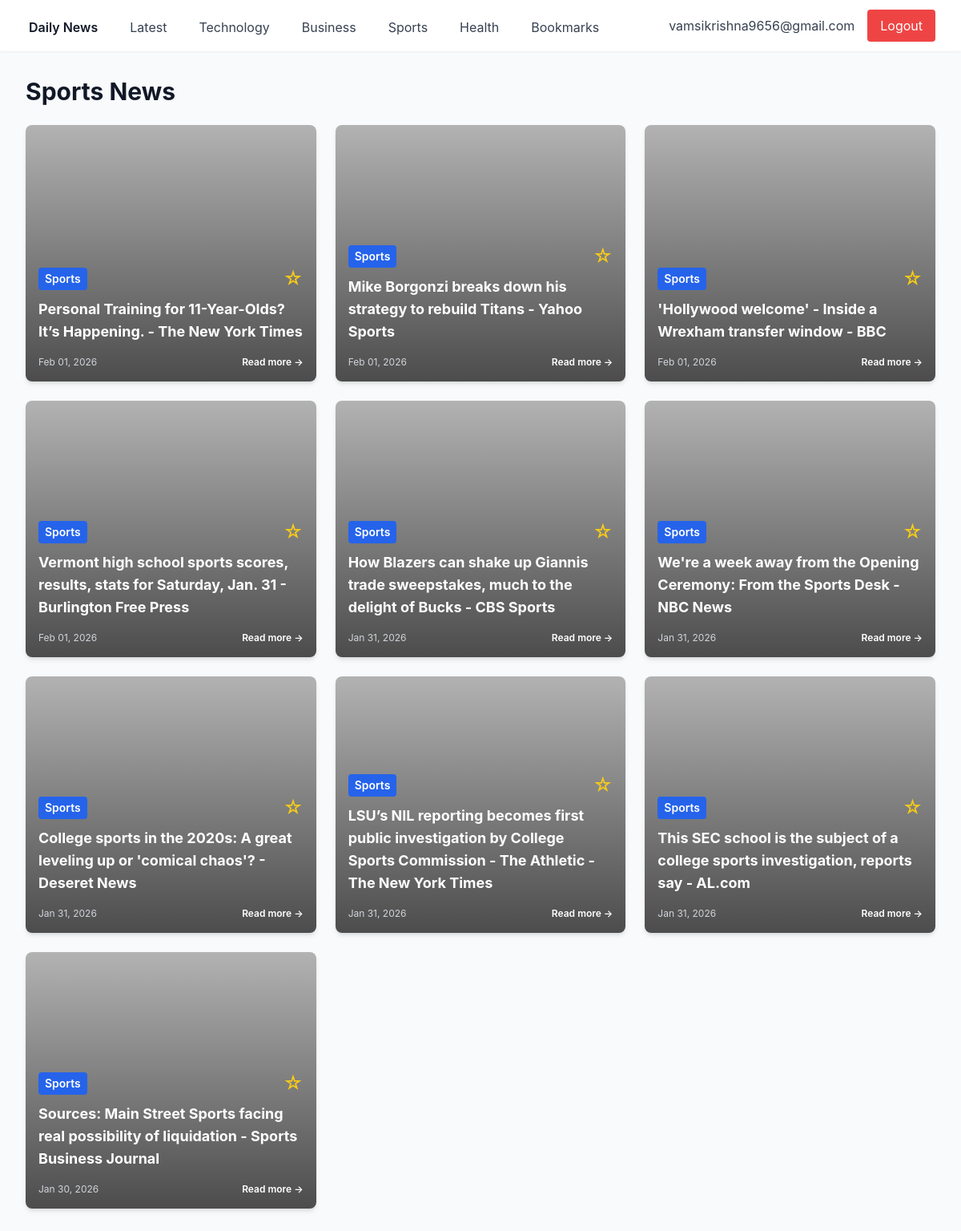
Page /category/Sports (signed in) on the committed database.
### app/models.py (models this page shows)
class User(Base):
    __tablename__ = "users"
    id = Column(Integer, primary_key=True, index=True)
    email = Column(String, unique=True, index=True)
    password_hash = Column(String)
    created_at = Column(DateTime, default=datetime.utcnow)
    bookmarks = relationship("Bookmark", back_populates="user")

class Article(Base):
    __tablename__ = "articles"
    id = Column(Integer, primary_key=True, index=True)
    title = Column(String)
    summary = Column(Text)
    url = Column(String)
    image_url = Column(String, nullable=True)
    category = Column(String, index=True)
    published_at = Column(DateTime)
    bookmarks = relationship("Bookmark", back_populates="article")

### app/news/routes.py (the view)
@router.get("/category/{category_name}", response_class=HTMLResponse)
async def category(request: Request, category_name: str, db: Session = Depends(get_db), current_user = Depends(get_current_user)):
    if not current_user:
        return RedirectResponse(url="/login")
    articles = db.query(Article).filter(Article.category == category_name).order_by(Article.published_at.desc()).limit(40).all()
    bookmarked_ids = set()
    if current_user:
        bookmarks = db.query(Bookmark).filter(Bookmark.user_id == current_user.id).all()
        bookmarked_ids = {b.article_id for b in bookmarks}
    return templates.TemplateResponse("index.html", {
        "request": request,
        "articles": articles,
        "current_user": current_user,
        "bookmarked_ids": bookmarked_ids,
        "category": category_name
    })

### templates/index.html (shortened to what this page needs)
{% extends "base.html" %}
{% block content %}
<h1 class="text-3xl font-bold text-gray-900 mb-6">{{ category }} News</h1>
{% if articles %}
<div class="grid grid-cols-1 md:grid-cols-2 lg:grid-cols-3 gap-6">
    {% for article in articles %}
    <div class="bg-white rounded-lg shadow-md overflow-hidden hover:shadow-lg transition">
        <div class="article-card-image" style="background-image: url('{{ article.image_url }}');">
            <div class="article-overlay">
                <div class="p-4">
                    <div class="flex items-center justify-between mb-2">
                        <span class="text-sm text-white font-semibold bg-blue-600 px-2 py-1 rounded">{{ article.category
                            }}</span>
                        <form method="POST" action="/bookmark/{{ article.id }}">
                            <button type="submit" class="text-yellow-400 hover:text-yellow-300 text-2xl">
                                {% if article.id in bookmarked_ids %}
                                ★
                                {% else %}
                                ☆
                                {% endif %}
                            </button>
                        </form>
                    </div>
                    <h2 class="text-lg font-bold text-white mb-4">
                        <a href="{{ article.url }}" target="_blank" class="hover:text-gray-200">
                            {{ article.title }}
                        </a>
                    </h2>
                    <div class="flex items-center justify-between text-xs text-gray-300">
                        <span>{{ article.published_at.strftime('%b %d, %Y') }}</span>
                        <a href="{{ article.url }}" target="_blank"
                            class="text-white hover:text-gray-200 font-semibold">
                            Read more →
                        </a>
                    </div>
                </div>
            </div>
        </div>
    </div>
    {% endfor %}
</div>
{% else %}
<div class="text-center py-12">
    <p class="text-gray-600 text-lg">No articles available yet. News will be fetched shortly.</p>
</div>
{% endif %}
{% endblock %}

### templates/base.html (shortened to what this page needs)
<!DOCTYPE html>
<html lang="en">
<head>
    <script src="https://cdn.tailwindcss.com"></script>
    <link rel="stylesheet" href="/static/styles.css">
</head>
<body class="bg-gray-50">
    {% if current_user %}
    <nav class="bg-white shadow-sm">
        <div class="max-w-7xl mx-auto px-4 sm:px-6 lg:px-8">
            <div class="flex justify-between h-16">
                <div class="flex space-x-8">
                    <a href="/" class="inline-flex items-center px-1 pt-1 text-gray-900 font-semibold">
                        Daily News
                    </a>
                    <a href="/" class="inline-flex items-center px-1 pt-1 text-gray-700 hover:text-gray-900">
                        Latest
                    </a>
                    <a href="/category/Technology" class="inline-flex items-center px-1 pt-1 text-gray-700 hover:text-gray-900">
                        Technology
                    </a>
                    <a href="/category/Business" class="inline-flex items-center px-1 pt-1 text-gray-700 hover:text-gray-900">
                        Business
                    </a>
                    <a href="/category/Sports" class="inline-flex items-center px-1 pt-1 text-gray-700 hover:text-gray-900">
                        Sports
                    </a>
                    <a href="/category/Health" class="inline-flex items-center px-1 pt-1 text-gray-700 hover:text-gray-900">
                        Health
                    </a>
                    <a href="/bookmarks" class="inline-flex items-center px-1 pt-1 text-gray-700 hover:text-gray-900">
                        Bookmarks
                    </a>
                </div>
                <div class="flex items-center">
                    <span class="text-gray-700 mr-4">{{ current_user.email }}</span>
                    <form method="POST" action="/logout">
                        <button type="submit" class="bg-red-500 text-white px-4 py-2 rounded hover:bg-red-600">
                            Logout
                        </button>
                    </form>
                </div>
            </div>
        </div>
    </nav>
    {% endif %}
    <main class="max-w-7xl mx-auto px-4 sm:px-6 lg:px-8 py-8">
        {% block content %}{% endblock %}
    </main>
</body>
</html>

### static/styles.css (style rules this page uses)
body { font-family: -apple-system, BlinkMacSystemFont, 'Segoe UI', Roboto, 'Helvetica Neue', Arial, sans-serif; }
a, button { transition: all 0.2s ease-in-out; }
.hover\:shadow-lg { transition: box-shadow 0.3s ease-in-out; }
.article-card-image { width: 100%; min-height: 320px; background-size: cover; background-position: center; background-repeat: no-repeat; position: relative; }
.article-overlay { position: absolute; top: 0; left: 0; right: 0; bottom: 0; background: linear-gradient(to bottom, rgba(0, 0, 0, 0.3) 0%, rgba(0, 0, 0, 0.7) 100%); display: flex; flex-direction: column; justify-content: flex-end; }

### rows in the picture
User: email "vamsikrishna9656@gmail.com"
Article: category "Sports", title "Personal Training for 11-Year-Olds? It’s Happening. - The New York Times", published_at "Feb 01, 2026"
Article: category "Sports", title "Mike Borgonzi breaks down his strategy to rebuild Titans - Yahoo Sports", published_at "Feb 01, 2026"
Article: category "Sports", title "'Hollywood welcome' - Inside a Wrexham transfer window - BBC", published_at "Feb 01, 2026"
Article: category "Sports", title "Vermont high school sports scores, results, stats for Saturday, Jan. 31 - Burlington Free Press", published_at "Feb 01, 2026"
Article: category "Sports", title "How Blazers can shake up Giannis trade sweepstakes, much to the delight of Bucks - CBS Sports", published_at "Jan 31, 2026"
Article: category "Sports", title "We're a week away from the Opening Ceremony: From the Sports Desk - NBC News", published_at "Jan 31, 2026"
Article: category "Sports", title "College sports in the 2020s: A great leveling up or 'comical chaos'? - Deseret News", published_at "Jan 31, 2026"
Article: category "Sports", title "LSU’s NIL reporting becomes first public investigation by College Sports Commission - The Athletic - The New York Times", published_at "Jan 31, 2026"
Article: category "Sports", title "This SEC school is the subject of a college sports investigation, reports say - AL.com", published_at "Jan 31, 2026"
Article: category "Sports", title "Sources: Main Street Sports facing real possibility of liquidation - Sports Business Journal", published_at "Jan 30, 2026"

### other values in the picture
{{ category }} "Sports"
